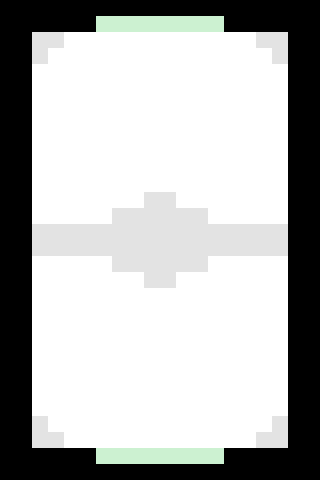

Below is a game level as drawn by its tile map, then a one-line description and the .tmx file that defines it, in full:
An orthogonal 20x30 tile map with 16x16 px tiles, 2 tile layers (background, boundary) and 4 objects (2x goal, 2x position).

<map version="1.0" orientation="orthogonal" renderorder="right-down" width="20" height="30" tilewidth="16" tileheight="16" nextobjectid="15">
 <tileset firstgid="1" name="default" tilewidth="16" tileheight="16" tilecount="4" columns="4">
  <image source="tileset/default.png" width="64" height="16" />
 </tileset>
 <layer name="background" width="20" height="30">
  <data encoding="csv">
1,1,1,1,1,1,1,1,1,1,1,1,1,1,1,1,1,1,1,1,
1,1,1,1,1,1,3,3,3,3,3,3,3,3,1,1,1,1,1,1,
1,1,4,4,1,1,1,1,1,1,1,1,1,1,1,1,4,4,1,1,
1,1,4,1,1,1,1,1,1,1,1,1,1,1,1,1,1,4,1,1,
1,1,1,1,1,1,1,1,1,1,1,1,1,1,1,1,1,1,1,1,
1,1,1,1,1,1,1,1,1,1,1,1,1,1,1,1,1,1,1,1,
1,1,1,1,1,1,1,1,1,1,1,1,1,1,1,1,1,1,1,1,
1,1,1,1,1,1,1,1,1,1,1,1,1,1,1,1,1,1,1,1,
1,1,1,1,1,1,1,1,1,1,1,1,1,1,1,1,1,1,1,1,
1,1,1,1,1,1,1,1,1,1,1,1,1,1,1,1,1,1,1,1,
1,1,1,1,1,1,1,1,1,1,1,1,1,1,1,1,1,1,1,1,
1,1,1,1,1,1,1,1,1,1,1,1,1,1,1,1,1,1,1,1,
1,1,1,1,1,1,1,1,1,4,4,1,1,1,1,1,1,1,1,1,
1,1,1,1,1,1,1,4,4,4,4,4,4,1,1,1,1,1,1,1,
1,1,4,4,4,4,4,4,4,4,4,4,4,4,4,4,4,4,1,1,
1,1,4,4,4,4,4,4,4,4,4,4,4,4,4,4,4,4,1,1,
1,1,1,1,1,1,1,4,4,4,4,4,4,1,1,1,1,1,1,1,
1,1,1,1,1,1,1,1,1,4,4,1,1,1,1,1,1,1,1,1,
1,1,1,1,1,1,1,1,1,1,1,1,1,1,1,1,1,1,1,1,
1,1,1,1,1,1,1,1,1,1,1,1,1,1,1,1,1,1,1,1,
1,1,1,1,1,1,1,1,1,1,1,1,1,1,1,1,1,1,1,1,
1,1,1,1,1,1,1,1,1,1,1,1,1,1,1,1,1,1,1,1,
1,1,1,1,1,1,1,1,1,1,1,1,1,1,1,1,1,1,1,1,
1,1,1,1,1,1,1,1,1,1,1,1,1,1,1,1,1,1,1,1,
1,1,1,1,1,1,1,1,1,1,1,1,1,1,1,1,1,1,1,1,
1,1,1,1,1,1,1,1,1,1,1,1,1,1,1,1,1,1,1,1,
1,1,4,1,1,1,1,1,1,1,1,1,1,1,1,1,1,4,1,1,
1,1,4,4,1,1,1,1,1,1,1,1,1,1,1,1,4,4,1,1,
1,1,1,1,1,1,3,3,3,3,3,3,3,3,1,1,1,1,1,1,
1,1,1,1,1,1,1,1,1,1,1,1,1,1,1,1,1,1,1,1
</data>
 </layer>
 <layer name="boundary" width="20" height="30">
  <data encoding="csv">
2,2,2,2,2,2,2,2,2,2,2,2,2,2,2,2,2,2,2,2,
2,2,2,2,2,2,0,0,0,0,0,0,0,0,2,2,2,2,2,2,
2,2,0,0,0,0,0,0,0,0,0,0,0,0,0,0,0,0,2,2,
2,2,0,0,0,0,0,0,0,0,0,0,0,0,0,0,0,0,2,2,
2,2,0,0,0,0,0,0,0,0,0,0,0,0,0,0,0,0,2,2,
2,2,0,0,0,0,0,0,0,0,0,0,0,0,0,0,0,0,2,2,
2,2,0,0,0,0,0,0,0,0,0,0,0,0,0,0,0,0,2,2,
2,2,0,0,0,0,0,0,0,0,0,0,0,0,0,0,0,0,2,2,
2,2,0,0,0,0,0,0,0,0,0,0,0,0,0,0,0,0,2,2,
2,2,0,0,0,0,0,0,0,0,0,0,0,0,0,0,0,0,2,2,
2,2,0,0,0,0,0,0,0,0,0,0,0,0,0,0,0,0,2,2,
2,2,0,0,0,0,0,0,0,0,0,0,0,0,0,0,0,0,2,2,
2,2,0,0,0,0,0,0,0,0,0,0,0,0,0,0,0,0,2,2,
2,2,0,0,0,0,0,0,0,0,0,0,0,0,0,0,0,0,2,2,
2,2,0,0,0,0,0,0,0,0,0,0,0,0,0,0,0,0,2,2,
2,2,0,0,0,0,0,0,0,0,0,0,0,0,0,0,0,0,2,2,
2,2,0,0,0,0,0,0,0,0,0,0,0,0,0,0,0,0,2,2,
2,2,0,0,0,0,0,0,0,0,0,0,0,0,0,0,0,0,2,2,
2,2,0,0,0,0,0,0,0,0,0,0,0,0,0,0,0,0,2,2,
2,2,0,0,0,0,0,0,0,0,0,0,0,0,0,0,0,0,2,2,
2,2,0,0,0,0,0,0,0,0,0,0,0,0,0,0,0,0,2,2,
2,2,0,0,0,0,0,0,0,0,0,0,0,0,0,0,0,0,2,2,
2,2,0,0,0,0,0,0,0,0,0,0,0,0,0,0,0,0,2,2,
2,2,0,0,0,0,0,0,0,0,0,0,0,0,0,0,0,0,2,2,
2,2,0,0,0,0,0,0,0,0,0,0,0,0,0,0,0,0,2,2,
2,2,0,0,0,0,0,0,0,0,0,0,0,0,0,0,0,0,2,2,
2,2,0,0,0,0,0,0,0,0,0,0,0,0,0,0,0,0,2,2,
2,2,0,0,0,0,0,0,0,0,0,0,0,0,0,0,0,0,2,2,
2,2,2,2,2,2,0,0,0,0,0,0,0,0,2,2,2,2,2,2,
2,2,2,2,2,2,2,2,2,2,2,2,2,2,2,2,2,2,2,2
</data>
 </layer>
 <objectgroup name="objects">
  <object id="7" name="player1_goal" type="goal" x="96" y="450" width="128" height="16" />
  <object id="10" name="player2_goal" type="goal" x="96" y="16" width="128" height="16" />
  <object id="12" name="player1_start" type="position" x="144" y="384" width="32" height="32" />
  <object id="14" name="player2_start" type="position" x="144" y="64" width="32" height="32" />
 </objectgroup>
</map>